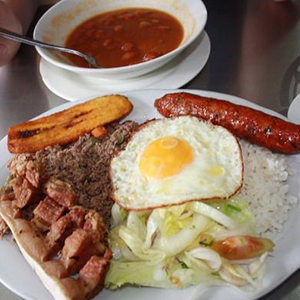
#> input picture src/img/img.jpg, 300 x 300 px
$ python main.py
#> lines starting #> are read from the running program, lines starting #| are printed output that depends on the picture
### crop.py
def recortar():
    from PIL import Image
    from string import Template
    import math
    import random

    picknum=[0,1,2,3,4,5,6,7,8]
    size=[] #Inicializar lista

    #Abrir imagen principal
    im = Image.open('./src/img/img.jpg')# Imagen Cuadrada !
#> im is the input picture: PIL image 300x300 RGB; mean R, G, B 144.8, 119.6, 99.1
    dim = (im.height) #Las dimensiones de la imagen
#> dim = 300

    #Coordenadas del recorte
    size.append(0)
    size.append(math.floor(dim/3))
    size.append(math.floor(2*dim/3))
    size.append(dim)


    for y in range(0,3):
        for x in range(0,3):
            num=random.choice(picknum)
            t = Template('./src/crop/$name.jpg') #Path de guardado
            path = t.substitute(name=num) #Template string
            up=size[y]#0,166,333
            l=size[x]#166,333,500
            r=l+size[1] #x+w
            dw=up+size[1] #y+h
            recorte = im.crop((l,up,r,dw)) #(x,y,x+w,y+h) coordenadas
            recorte.save(path) #Guardar imagen recortada
            picknum.remove(num)
#> this loop made 3 passes
#> pass 1, in recortar, `recorte.save(path)`:
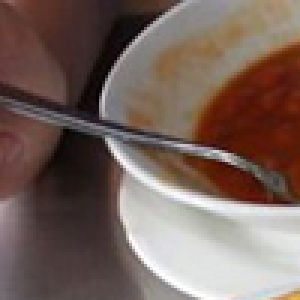
#> saved as 6.jpg: PIL image 100x100 RGB (shown 3 times larger); mean R, G, B 118.7, 99, 91.7
#> pass 1, in recortar, `recorte.save(path)`:
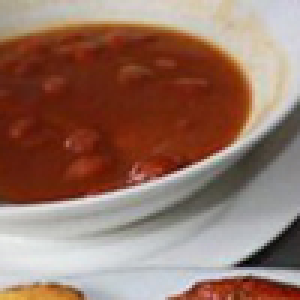
#> saved as 7.jpg: PIL image 100x100 RGB (shown 3 times larger); mean R, G, B 149, 115.2, 101
#> pass 1, in recortar, `recorte.save(path)`:
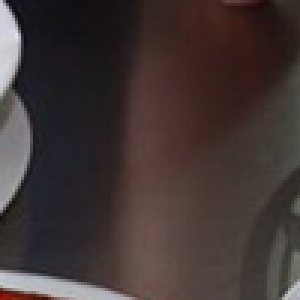
#> saved as 0.jpg: PIL image 100x100 RGB (shown 3 times larger); mean R, G, B 65, 53.5, 52.3
#> pass 2, in recortar, `recorte.save(path)`:
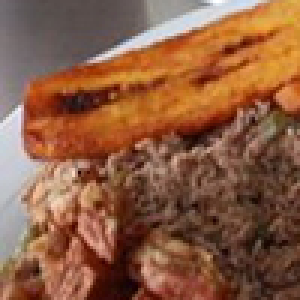
#> saved as 3.jpg: PIL image 100x100 RGB (shown 3 times larger); mean R, G, B 140.2, 92.9, 66.3
#> after the loop:
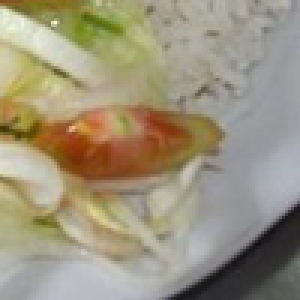
#> recorte: PIL image 100x100 RGB (shown 3 times larger); mean R, G, B 156.5, 147.6, 124.6
#> after the loop, picknum = []

### list_ops.py
import copy
import numpy as np

def sumar_subl(l,h): #Sumar los valores de cada sublista
    newl=[]
    temp=0
    for x in range(0,4):
        for y in range(0,h):
            temp=temp+l[x][y]
        newl.append(copy.deepcopy(temp))
        temp=0
    return newl

def restar_l(l1,l2,h): #Restar dos listas de bordes
    lista_resta=[] #Lista que contendrá todas las diferencias
    r_l=[] #Almacena la diferencia entre el derecho de l1 y el izquierdo de l2
    u_d=[] #Almacena la diferencia entre el superior de l1 y el inferior de l2
    d_u=[] #Almacena la diferencia entre el inferior de l1 y el superior de l2
    l_r=[] #Almacena la diferencia entre el izquierdo de l1 y el derecho de l2

    for x in range(0,h):
        r_l.append(abs(l1[3][x]-l2[2][x]))
        u_d.append(abs(l1[0][x]-l2[1][x]))
        d_u.append(abs(l1[1][x]-l2[0][x]))
        l_r.append(abs(l1[2][x]-l2[3][x]))

    #Añadir los datos a la lista principal
    lista_resta.append(copy.deepcopy(r_l));
    lista_resta.append(copy.deepcopy(u_d));
    lista_resta.append(copy.deepcopy(d_u));
    lista_resta.append(copy.deepcopy(l_r));

    r_l.clear();u_d.clear();d_u.clear();l_r.clear(); #Eliminar datos innecesarios

    return lista_resta

def menor(list):
    temp=[99999,-1] #[Menor, posición]
    for x in range(0,len(list)):
        if(list[x]<temp[0]):
            temp[0]=list[x]
            temp[1]=x
    return temp

def mueve(grid,n1,n2,mov):
    #Si el mov es 0, n2 queda a la derecha de n1
    #Si el mov es 1, n2 queda arriba de n1
    #Si el mov es 2, n2 queda debajo de n1
    #Si el mov es 3, n2 queda a la izquierda de n1
    esta1=esta(grid,n1)
    esta2=esta(grid,n2)

    if mov==0: # n1->n2
        if((esta1[0]!=-1) and (esta2[0]==-1)): #Si está n1 pero n2 no
            grid[esta1[0]].insert(esta1[1]+1,n2) #Se inserta n2 al lado de n1
        elif ((esta1[0]==-1) and (esta2[0]!=-1)):#Si està n2 pero no n1
            grid[esta2[0]].insert(esta2[1],n1) #Se inserta n1 a la izq de n2
        elif ((esta1[0]==-1) and (esta2[0]==-1)):#No esta n1 y n2
            #Se intenta añadir n1 y n2 al grid vacio
            if(len(grid[0])<=1):
                grid[0].append(n1);grid[0].append(n2)
            elif(len(grid[1])<=1):
                grid[1].append(n1);grid[1].append(n2)
            elif(len(grid[2])<=1):
                grid[2].append(n1);grid[2].append(n2)
            else:
                print("ERROR: No hay espacio en el grid para n1= ",n1," y n2= ",n2, "con mov= ",mov)
                print(grid)
    elif mov==1: #n2 arriba de n1
        if((esta1[0]!=-1) and (esta2[0]==-1)): #Si está n1 pero n2 no
            grid[esta1[0]-1].insert(esta1[1],n2) #Se inserta n2 arriba de n1
        elif ((esta1[0]==-1) and (esta2[0]!=-1)):#Si està n2 pero no n1
            grid[esta2[0]+1].insert(esta2[1],n1) #Se inserta n1 debajo de n2
        elif ((esta1[0]==-1) and (esta2[0]==-1)):#No esta n1 y n2
            #Se intenta añadir n1 y n2 al grid vacio
            if((len(grid[0])<=2)and (len(grid[1])<=2)):
                grid[0].append(n2);grid[1].append(n1)
            elif((len(grid[1])<=2)and (len(grid[2])<=2)):
                grid[1].append(n2);grid[2].append(n1)
            else:
                print("ERROR: No hay espacio en el grid para n1= ",n1," y n2= ",n2, "con mov= ",mov)
                print(grid)
    elif mov==2:#n2 debajo de n1
        if((esta1[0]!=-1) and (esta2[0]==-1)): #Si está n1 pero n2 no
            grid[esta1[0]+1].insert(esta1[1],n2) #Se inserta n2 debajo de n1
        elif ((esta1[0]==-1) and (esta2[0]!=-1)):#Si està n2 pero no n1
            grid[esta2[0]-1].insert(esta2[1],n1) #Se inserta n1 arriba de n2
        elif ((esta1[0]==-1) and (esta2[0]==-1)):#No esta n1 y n2
            #Se intenta añadir n1 y n2 al grid vacio
            if((len(grid[0])<=2)and (len(grid[1])<=2)):
                grid[0].append(n1);grid[1].append(n2)
            elif((len(grid[1])<=2)and (len(grid[2])<=2)):
                grid[1].append(n1);grid[2].append(n2)
            else:
                print("ERROR: No hay espacio en el grid para n1= ",n1," y n2= ",n2, "con mov= ",mov)
                print(grid)
    else: #n2 izq de n1
        if((esta1[0]!=-1) and (esta2[0]==-1)): #Si está n1 pero n2 no
            grid[esta1[0]].insert(esta1[1],n2) #Se inserta n2 a la izq de n1
        elif ((esta1[0]==-1) and (esta2[0]!=-1)):#Si està n2 pero no n1
            grid[esta2[0]].insert(esta2[1]+1,n1) #Se inserta n1 a la der de n2
        elif ((esta1[0]==-1) and (esta2[0]==-1)):#No esta n1 y n2
            #Se intenta añadir n1 y n2 al grid vacio
            if(len(grid[0])<=1):
                grid[0].append(n1);grid[0].append(n2)
            elif(len(grid[1])<=1):
                grid[1].append(n1);grid[1].append(n2)
            elif(len(grid[2])<=1):
                grid[2].append(n1);grid[2].append(n2)
            else:
                print("ERROR: No hay espacio en el grid para n1= ",n1," y n2= ",n2, "con mov= ",mov)
                print(grid)
    return grid

def esta (grid,n):
    res=[-1,-1]
    if((len(grid[0])==0) and (len(grid[1])==0) and (len(grid[2])==0)):
        return res

    for x in range(0,len(grid)):
        if(len(grid[x])!=0):
            for y in range(0,len(grid[x])):
                if(grid[x][y]==n):
                    res[0]=x
                    res[1]=y

    return res
def centrar (grid,centro):
    #Si el mov es 0, n2 queda a la derecha de n1
    #Si el mov es 1, n2 queda arriba de n1
    #Si el mov es 2, n2 queda debajo de n1
    #Si el mov es 3, n2 queda a la izquierda de n1

    grid[1].append(centro[0])
    for x in range(1,5):
        if(centro[x][0]==0):
            grid[1].append(centro[x][1])
        elif (centro[x][0]==1):
            grid[0].insert(1,centro[x][1])
        elif (centro[x][0]==2):
            grid[2].insert(1,centro[x][1])
        elif (centro[x][0]==3):
            grid[1].insert(0,centro[x][1])
    print("Asi quedó la grid")
    print(grid)
    return grid

### imgs.py
from PIL import Image
from string import Template
#Funcion de carga
def cargarImgs(color):
    imgs=[]
    for x in range(0,9):
        t = Template('./src/crop/$name.jpg') #Path de carga
        path = t.substitute(name=x) #Template string
        if(color==False):
            imgs.append(Image.open(path).convert("L"))
        else:
             imgs.append(Image.open(path))
    return imgs


# [19 lines left out: function mostrar, not called in this run]

### borders.py
def getborders(img,h):
    bordes=[] #Lista que contiene las demás
    up=[]
    left=[]
    right=[]
    down=[]

    #Bordes
    for x in range (0, h):
        up.append(abs(img[x,0])) #[X,Y]  Superior -img[x,1]
        down.append(abs(img[x,h-1])) #Inferior -img[x,h-2]
        left.append(abs(img[0,x])) #Izquierda -img[1,x]
        right.append(abs(img[h-1,x])) #Derecha -img[h-2,x]
        #Obtiene la diferencia entre los pixeles de cada borde

    #Estructura de bordes [[up],[down],[left],[right]]
    bordes.append(up);bordes.append(down);bordes.append(left);bordes.append(right)
    return bordes

### main.py
from crop import recortar
from list_ops import sumar_subl
from list_ops import restar_l
from list_ops import menor
from list_ops import mueve
from list_ops import centrar
from imgs import cargarImgs
from borders import getborders
from PIL import Image
from string import Template
import copy

gridlist=[[],[],[]]
centro=[]
ady=[] #[label,up,down,left,right]
targets=[0,1,2,3,4,5,6,7,8] #Lista de objetivos

recortar() # Llamar funcion de recortado

imgs=cargarImgs(False) #Carga todas las imagenes en /src/crop
#> imgs = 9 items
imgscolor=cargarImgs(True) #Carga las imagenes con colores
#> imgscolor = 9 items
org=Image.open('./src/img/img.jpg')
dim=imgs[0].height; #Altura de las imagenes
#> dim = 100

#Buscar el centro
for x in range (0,9):
    if(len(centro)!=5):
        centro.clear()
    else:
        print("Se rompió el for")
        break
    centro.append(copy.deepcopy(x)) #Añadir el nodo a comparar
    target=imgs[x].load()
    target_b=getborders(target,dim)
    ady.clear()
    for y in range(0,9):
        if (y!=x):
            test=imgs[y].load()
            test_b=getborders(test,dim)
            resta = restar_l(target_b,test_b,dim)
            suma=sumar_subl(resta,dim)
            nro_menor=menor(suma)
            print('Suma de cada diferencia target = ',str(x),' y= ',str(y),' ',suma)
            if (nro_menor[0]<=1800):
                centro.append([nro_menor[1],y])
#> after the loop, centro = [8, [3, 3], [2, 4], [0, 5], [1, 7]]

if(len(centro)<5):
    print('ERROR: No se reconoce centro')
else:
    print('El centro es: ',centro)
#| El centro es:  [8, [3, 3], [2, 4], [0, 5], [1, 7]]
    gridlist=centrar(gridlist,centro)
#> gridlist = [[7], [3, 8, 5], [4]]

#Acomodar casillas restantes
for x in range (0,9):
    target=imgs[x].load()
    target_b=getborders(target,dim)
    ady.clear()
    for y in range(0,9):
        if (y!=x):
            test=imgs[y].load()
            test_b=getborders(test,dim)
            resta = restar_l(target_b,test_b,dim)
            suma=sumar_subl(resta,dim)
            nro_menor=menor(suma)
            # print('Suma de cada diferencia target = ',str(x),' y= ',str(y),' ',suma)
            if (nro_menor[0]<=1800):
                gridlist=mueve(gridlist,x,y,nro_menor[1])
#> this loop made 9 passes
#> after the loop, gridlist = [[6, 7, 0], [3, 8, 5], [2, 4, 1]]

#Imprimir resultado
print("grid final")
print(gridlist)
#| [[6, 7, 0], [3, 8, 5], [2, 4, 1]]

contador=0
#> contador = 0
for x in range(0,len(gridlist)):
    for y in range(0,len(gridlist)):
        t = Template('./src/orden/$name.jpg') #Path de guardado
        path = t.substitute(name=contador) #Template string
        imgscolor[gridlist[x][y]].save(path) #Guardar ordenados
        contador=contador+1
#> after the loop, contador = 9
print('Imagen completa')
org.show(command='fim')#Mostrar por fim
